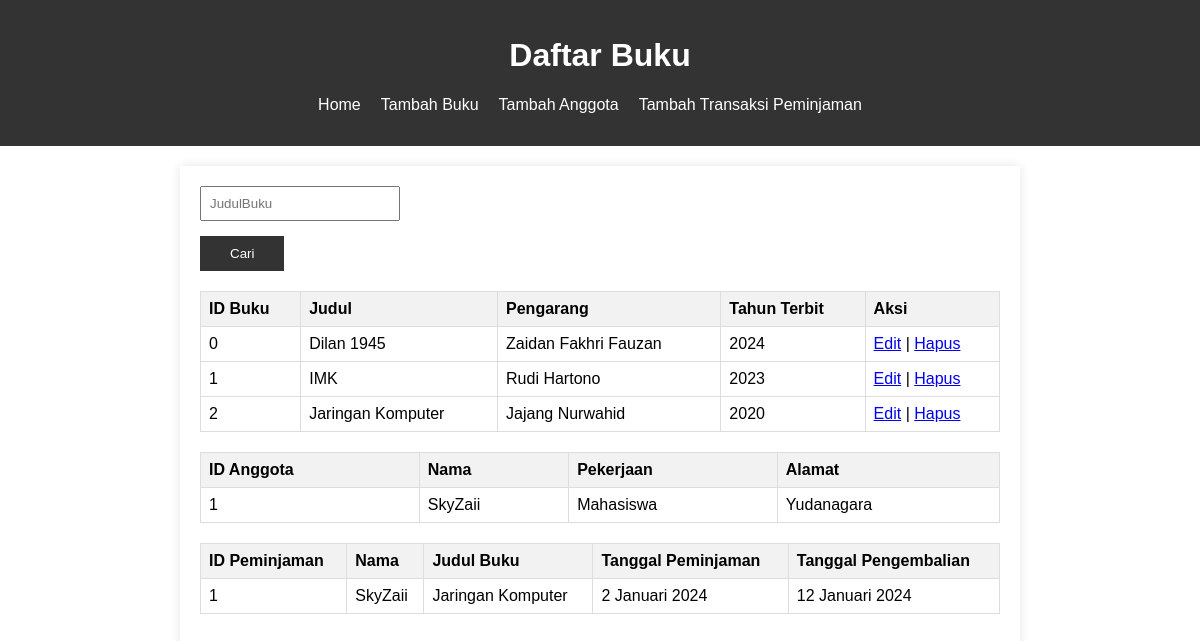
The page / on the database its author committed.
### tables this page shows
CREATE TABLE `buku` (
  `BukuID` int(10) NOT NULL,
  `Judul` varchar(200) NOT NULL,
  `Pengarang` varchar(150) NOT NULL,
  `TahunTerbit` int(4) NOT NULL
);

CREATE TABLE `anggota` (
  `id_anggota` int(10) NOT NULL,
  `nama` varchar(150) NOT NULL,
  `alamat` varchar(200) NOT NULL,
  `pekerjaan` varchar(100) NOT NULL
);

CREATE TABLE `peminjaman` (
  `id_peminjaman` int(10) NOT NULL,
  `nama` varchar(150) NOT NULL,
  `judul` varchar(200) NOT NULL,
  `tgl_dipinjam` varchar(100) NOT NULL,
  `tgl_pengembalian` varchar(100) NOT NULL
);

### index.php (the view, shortened to what this page needs)
<!DOCTYPE html>
<html lang="en">
<head>
<link rel="stylesheet" href="style.css">
</head>
<body>
<header>
<h1>Daftar Buku</h1>
<nav>
<ul>
<li><a href="index.php">Home</a></li>
<li><a href="tambah.php">Tambah Buku</a></li>
<li><a href="tambah_anggota.php">Tambah Anggota</a></li>
<li><a href="tambah_peminjaman.php">Tambah Transaksi
Peminjaman</a></li>
</ul>
</nav>
</header>
<section>
<form action="index.php" method="GET" class="search-form">
<div class="search-container">
<input type="text" id="search" name="search" placeholder="Judul
Buku" value="<?php echo isset($_GET['search']) ? $_GET['search'] : ''; ?>">
</div>
<button type="submit">Cari</button>
</form>
<table class="responsive-table">
<tr>
<th>ID Buku</th>
<th>Judul</th>
<th>Pengarang</th>
<th>Tahun Terbit</th>
<th>Aksi</th>
</tr>
<?php
include('koneksi.php');
$search = isset($_GET['search']) ? $_GET['search'] : '';
$query = "SELECT * FROM buku WHERE Judul LIKE '%$search%'";
$result = mysqli_query($koneksi, $query);
while ($row = mysqli_fetch_assoc($result)) {
echo "<tr>";
echo "<td>" . $row['BukuID'] . "</td>";
echo "<td>" . $row['Judul'] . "</td>";
echo "<td>" . $row['Pengarang'] . "</td>";
echo "<td>" . $row['TahunTerbit'] . "</td>";
echo "<td>";
echo "<a href='edit.php?id=" . $row['BukuID'] . "'>Edit</a>
| ";
echo "<a href='#' onclick='hapusBuku(" . $row['BukuID'] .
")'>Hapus</a>";
echo "</td>";
echo "</tr>";
}
?>
</table>
<table class="responsive-table">
<tr>
<th>ID Anggota</th>
<th>Nama</th>
<th>Pekerjaan</th>
<th>Alamat</th>
</tr>
<?php
include('koneksi.php');
$search = isset($_GET['search']) ? $_GET['search'] : '';
$query = "SELECT * FROM anggota WHERE nama LIKE '%$search%'";
$result = mysqli_query($koneksi, $query);
while ($row = mysqli_fetch_assoc($result)) {
echo "<tr>";
echo "<td>" . $row['id_anggota'] . "</td>";
echo "<td>" . $row['nama'] . "</td>";
echo "<td>" . $row['pekerjaan'] . "</td>";
echo "<td>" . $row['alamat'] . "</td>";
}
?>
</table>
<table class="responsive-table">
<tr>
<th>ID Peminjaman</th>
<th>Nama</th>
<th>Judul Buku</th>
<th>Tanggal Peminjaman</th>
<th>Tanggal Pengembalian</th>
</tr>
<?php
include('koneksi.php');
$search = isset($_GET['search']) ? $_GET['search'] : '';
$query = "SELECT * FROM peminjaman WHERE nama LIKE '%$search%'";
$result = mysqli_query($koneksi, $query);
while ($row = mysqli_fetch_assoc($result)) {
echo "<tr>";
echo "<td>" . $row['id_peminjaman'] . "</td>";
echo "<td>" . $row['nama'] . "</td>";
echo "<td>" . $row['judul'] . "</td>";
echo "<td>" . $row['tgl_dipinjam'] . "</td>";
echo "<td>" . $row['tgl_pengembalian'] . "</td>";
}
?>
</table>
</section>
</body>
</html>

### style.css (style rules this page uses)
body { font-family: Arial, sans-serif; margin: 0; padding: 0; }
header { background-color: #333; color: #fff; text-align: center; padding: 1em 0; }
nav ul { list-style-type: none; padding: 0; display: flex; justify-content: center; }
nav li { margin-right: 20px; }
nav a { text-decoration: none; color: #fff; }
section { max-width: 800px; margin: 20px auto; padding: 20px; box-shadow: 0 0 10px rgba(0, 0, 0, 0.1); }
.search-form { margin-bottom: 20px; }
table { width: 100%; border-collapse: collapse; margin-bottom: 20px; }
th, td { border: 1px solid #ddd; padding: 8px; text-align: left; }
th { background-color: #f2f2f2; }
.responsive-table { overflow-x: auto; }
input { width: 100%; padding: 8px; box-sizing: border-box; }
button { background-color: #333; color: #fff; padding: 10px 30px; border: none; cursor: pointer; }
.search-container { display: flex; margin-bottom: 15px; }
input { width: 200px; padding: 8px; box-sizing: border-box; }

### rows shown on the page
buku: BukuID "0", Judul "Dilan 1945", Pengarang "Zaidan Fakhri Fauzan", TahunTerbit "2024"
buku: BukuID "1", Judul "IMK", Pengarang "Rudi Hartono", TahunTerbit "2023"
buku: BukuID "2", Judul "Jaringan Komputer", Pengarang "Jajang Nurwahid", TahunTerbit "2020"
anggota: id_anggota "1", nama "SkyZaii", pekerjaan "Mahasiswa", alamat "Yudanagara"
peminjaman: id_peminjaman "1", nama "SkyZaii", judul "Jaringan Komputer", tgl_dipinjam "2 Januari 2024", tgl_pengembalian "12 Januari 2024"
